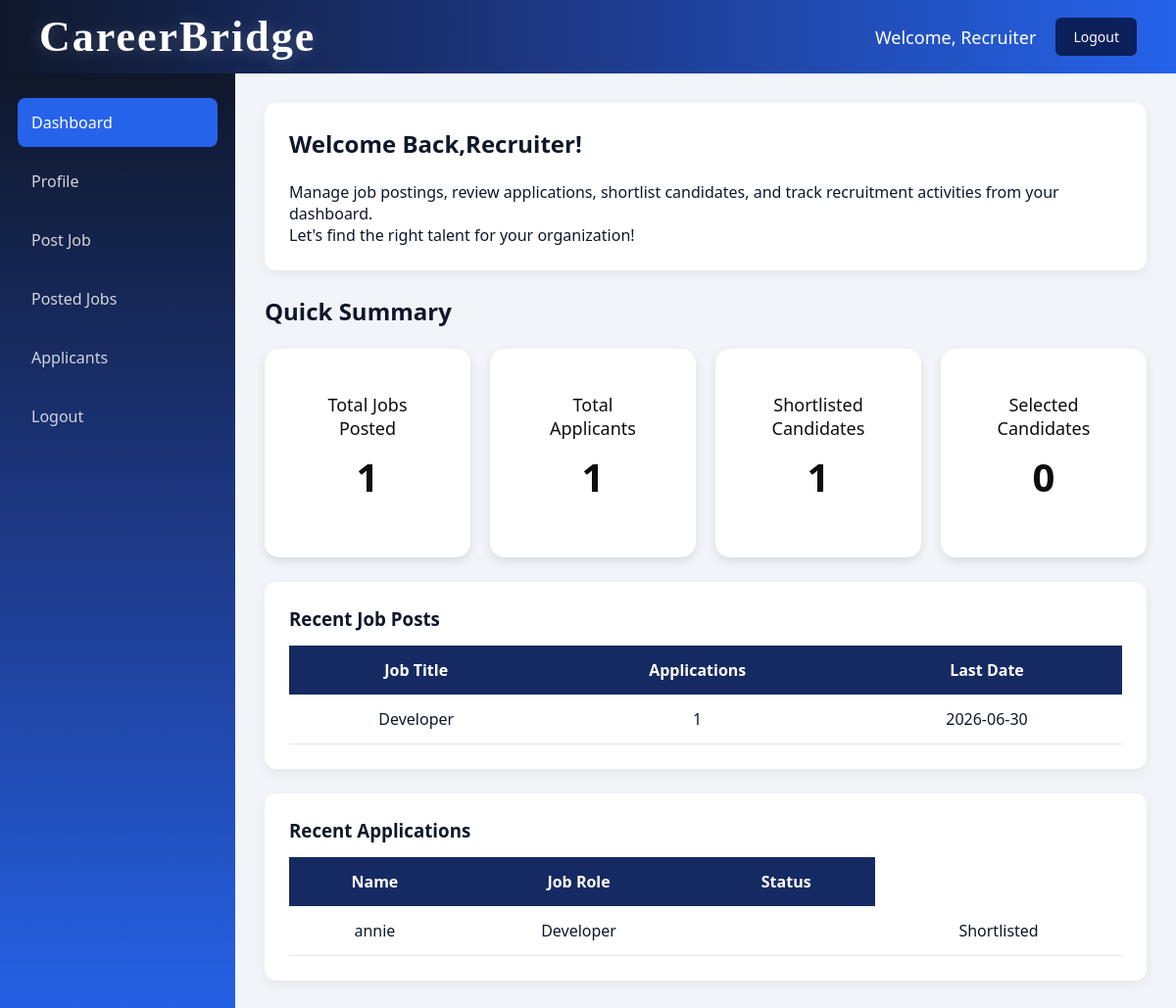
The app's page /rec_dashboard with its own data.
### tables this page shows
CREATE TABLE jobs(
    id INTEGER PRIMARY KEY AUTOINCREMENT,
    company TEXT,
    role TEXT,
    location TEXT,
    package TEXT,
    eligibility TEXT,
    skills TEXT,
    description TEXT,
    posted_date TEXT,
    last_date TEXT
);

CREATE TABLE applications(
    id INTEGER PRIMARY KEY AUTOINCREMENT,
    student_email TEXT,
    job_id INTEGER,
    company TEXT,
    status TEXT DEFAULT 'Pending'             
);

CREATE TABLE students(
    id INTEGER PRIMARY KEY AUTOINCREMENT,
    roll_no TEXT,
    name TEXT,
    email TEXT,
    course TEXT,
    department TEXT,
    cgpa REAL,
    year TEXT,
    skills TEXT,
    status TEXT DEFAULT 'Active'
);

### std_app.py (the view)
@app.route('/rec_dashboard')
def recruiter_dashboard():
    conn = get_db_connection()
    jobs = conn.execute("""
        SELECT
            jobs.*,
            COUNT(applications.id) AS applicants_count
        FROM jobs
        LEFT JOIN applications
        ON jobs.id = applications.job_id
        GROUP BY jobs.id
        ORDER BY jobs.id DESC
        LIMIT 5
    """).fetchall()
    applications = conn.execute("""
        SELECT
            applications.id,
            applications.student_email,
            students.name AS student_name,
            jobs.role,
            applications.status,
            resumes.filename AS resume_filename
        FROM applications
        JOIN jobs ON applications.job_id = jobs.id
        LEFT JOIN students ON applications.student_email = students.email
        LEFT JOIN resumes ON applications.student_email = resumes.student_email
        ORDER BY applications.id DESC
        LIMIT 5
    """).fetchall()
    shortlisted = conn.execute("""
        SELECT * FROM applications
        WHERE status='Shortlisted'
    """).fetchall()
    selected = conn.execute("""
        SELECT * FROM applications
        WHERE status='Selected'
    """).fetchall()
    conn.close()
    return render_template(
        "rec_dashboard.html",
        jobs=jobs,
        applications=applications,
        shortlisted=shortlisted,
        selected=selected
    )

### std_app.py (called while the page is built)
def get_db_connection():
    conn = sqlite3.connect("placement.db")
    conn.row_factory = sqlite3.Row
    return conn

### templates/rec_dashboard.html (shortened to what this page needs)
<!DOCTYPE html>
<html lang="en">
<head>
    <link rel="stylesheet" href="{{ url_for('static', filename='rec_style.css') }}">
</head>
<body>
<div class="navbar">
    <h2 class="logo">CareerBridge</h2>
    <div class="navbar-right">
        <span>Welcome, Recruiter</span>
        <button onclick="confirmLogout()" class="log-out">Logout</button>
    </div>
</div>
<div class="container">
    <div class="sidebar">
        <ul>
            <li class="active"><a href="/rec_dashboard">Dashboard</a></li>
            <li><a href="/rec_profile">Profile</a></li>
            <li><a href="/rec_post_job">Post Job</a></li>
            <li><a href="/rec_jobs">Posted Jobs</a></li>
            <li><a href="/rec_applicants">Applicants</a></li>
            <li onclick="confirmLogout()">Logout</li>
        </ul>
    </div>
    <div class="main-content">
        <div class="section">
        <h2>Welcome Back,Recruiter!</h2><br>
        <p>Manage job postings, review applications, shortlist candidates,
             and track recruitment activities from your dashboard.<br>
             Let's find the right talent for your organization!</p>
        </div>
        <h2>Quick Summary</h2><br>
        <div class="summary-cards">
            <div class="card">
                <p>Total Jobs Posted</p>
                <h3>{{ jobs|length }}</h3>
            </div>
            <div class="card">
                <p>Total Applicants</p>
                <h3>{{ applications|length }}</h3>
            </div>
            <div class="card">
                <p>Shortlisted Candidates</p>
                <h3>{{ shortlisted|length }}</h3>
            </div>
            <div class="card">
                <p>Selected Candidates</p>
                <h3>{{ selected|length }}</h3>
            </div>
        </div>
        <div class="section">
            <h3>Recent Job Posts</h3>
            <table>
                <tr>
                    <th>Job Title</th>
                    <th>Applications</th>
                    <th>Last Date</th>
                </tr>
                {% for job in jobs %}
                <tr>
                    <td>{{ job.role }}</td>
                    <td>{{ job.applicants_count }}</td>
                    <td>{{ job.last_date }}</td>
                </tr>
                {% endfor %}
            </table>
        </div>
        <div class="section">
            <h3>Recent Applications</h3>
            <table>
                <tr>
                    <th>Name</th>
                    <th>Job Role</th>
                    <th>Status</th>
                </tr>
                {% for app in applications %}
                <tr>
                    <td>{{ app.student_name }}</td>
                    <td>{{ app.role }}</td>
                    <td><td>{{ app.status }}</td></td>
                </tr>
                {% endfor %}
            </table>
        </div>
    </div>
</div>
</body>
</html>

### static/rec_style.css (style rules this page uses)
* { margin: 0; padding: 0; box-sizing: border-box; font-family:'Segoe UI', sans-serif; }
body { background-color: #f1f5f9; color: #0f172a; }
.navbar { height: 75px; color: white; font-size: large; font-weight: 500; display: flex; justify-content: space-between; align-items: center; padding: 0 40px; background: linear-gradient(90deg, #0f172a, #1e3a8a, #2563eb); }
.logo { font-family: "Georgia", serif; font-size: 44px; font-weight: bold; color: white; letter-spacing: 2px; text-shadow: 0 2px 15px rgba(255,255,255,0.2); margin: 0; }
.navbar-right { display: flex; align-items: center; gap: 20px; margin-left: auto; }
button { padding: 10px 16px; border: none; border-radius: 6px; background-color: #2563eb; color: white; cursor: pointer; transition: 0.3s; }
.container { display: flex; }
.sidebar { width: 240px; min-height: 100vh; padding: 25px 18px; background: linear-gradient(180deg,#0f172a,#1e3a8a,#2563eb ); }
.sidebar ul { list-style: none; }
.sidebar ul li { padding: 14px; margin-bottom: 10px; color: #d1d5db; border-radius: 8px; cursor: pointer; }
.sidebar ul li.active { background-color: #2563eb; color: white; }
.sidebar ul li a { text-decoration: none; color: inherit; display: block; }
.sidebar ul li.active a { color: white; }
.log-out { padding: 10px 18px; border: none; border-radius: 6px; background-color: #0b205a; color: white; font-size: 14px; font-weight: 500; cursor: pointer; transition: 0.3s; }
.main-content { flex: 1; padding: 30px; }
.summary-cards { display: flex; gap: 20px; margin-bottom: 25px; }
.card { flex: 1; background-color:white; color: rgba(10, 10, 10, 0.989); padding: 45px; border-radius: 15px; text-align: center; box-shadow: 0 4px 10px rgba(0,0,0,0.1); }
.card h3 { font-size: 40px; margin:10px; }
.card p { font-size: 18px; }
.section { background-color: white; padding: 25px; margin-bottom: 25px; border-radius: 12px; box-shadow: 0 4px 12px rgba(0,0,0,0.06); }
table { width: 100%; border-collapse: collapse; margin-top: 15px; }
table th { background-color: #162a62; color: white; padding: 14px; text-align: center; }
table td { padding: 14px; text-align: center; border-bottom: 1px solid #e5e7eb; }

### records on screen
jobs: role "Developer", applicants_count "1", last_date "2026-06-30"
applications: student_name "annie", role "Developer", status "Shortlisted"

### other values on screen
{{ jobs|length }} "1"
{{ applications|length }} "1"
{{ shortlisted|length }} "1"
{{ selected|length }} "0"
